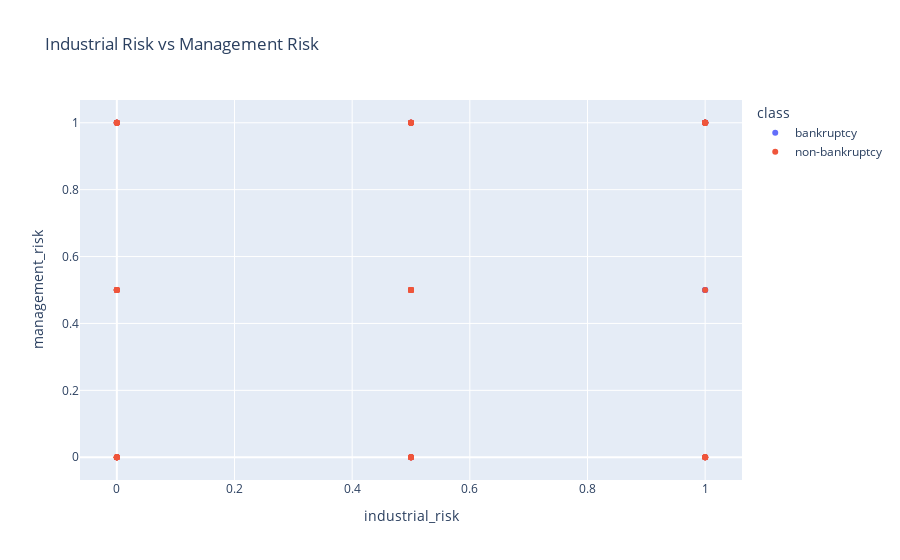

The notebook cell saved with this chart:
### Code cell
# Chart 1: Scatter plot of industrial_risk vs management_risk
fig1 = px.scatter(data, x='industrial_risk', y='management_risk', color='class',title="Industrial Risk vs Management Risk")
fig1.show()

### Figure 1 — Plotly figure (JSON) as saved in the notebook; plotly's stock layout.template omitted (floating-point values rounded to 4 significant figures)
{"data": [{"hovertemplate": "class=bankruptcy<br>industrial_risk=%{x}<br>management_risk=%{y}<extra></extra>", "legendgroup": "bankruptcy", "marker": {"color": "#636efa", "symbol": "circle"}, "mode": "markers", "name": "bankruptcy", "orientation": "v", "showlegend": true, "type": "scatter", "x": [0.5, 0, 1, 0.5, 1, 1, 1, 1, 1, 1, 1, 0.5, 0, 0.5, 0, 0, 0, 1, 0.5, 0, 0.5, 1, 1, 1, 1], "xaxis": "x", "y": [1, 1, 0, 0, 1, 1, 1, 1, 1, 1, 1, 1, 1, 0.5, 0.5, 1, 0.5, 0.5, 0.5, 0, 0, 0.5, 1, 1, 0.5], "yaxis": "y"}, {"hovertemplate": "class=non-bankruptcy<br>industrial_risk=%{x}<br>management_risk=%{y}<extra></extra>", "legendgroup": "non-bankruptcy", "marker": {"color": "#EF553B", "symbol": "circle"}, "mode": "markers", "name": "non-bankruptcy", "orientation": "v", "showlegend": true, "type": "scatter", "x": [0, 1, 0.5, 0, 1, 0.5, 0, 0, 0, 0, 0, 0, 1, 1, 1, 1, 1, 1, 0.5, 0.5, 0.5, 0.5, 0.5, 0.5, 0, 1, 0, 0, 1, 0, 1, 0, 1, 1, 0, 1, 0.5, 0.5, 0.5, 0.5, 1, 0.5, 0.5, 1, 1, 0, 0.5, 0.5, 0.5, 0, 0.5, 0.5, 0.5, 0.5, 0.5, 0.5, 0.5, 1, 1, 0.5, 0, 0.5, 0, 0, 0, 0, 0, 0, 0, 0.5, 0, 0.5, 0.5, 0, 0, 0, 0.5, 0], "xaxis": "x", "y": [0, 1, 0.5, 0, 1, 0.5, 0, 0, 0, 0, 0, 0, 1, 1, 1, 1, 1, 1, 0.5, 0.5, 0.5, 0.5, 0.5, 0.5, 1, 0, 1, 1, 0, 1, 1, 1, 0, 0, 1, 0, 1, 0, 0.5, 0.5, 0.5, 1, 0, 1, 1, 0.5, 0, 1, 0, 0.5, 1, 1, 1, 0.5, 0.5, 0, 0, 0, 1, 0.5, 0.5, 1, 1, 0.5, 0.5, 0, 0.5, 0.5, 0, 0.5, 0, 0, 0, 0.5, 0.5, 0.5, 1, 1], "yaxis": "y"}], "layout": {"legend": {"title": {"text": "class"}, "tracegroupgap": 0}, "title": {"text": "Industrial Risk vs Management Risk"}, "xaxis": {"anchor": "y", "domain": [0, 1], "title": {"text": "industrial_risk"}}, "yaxis": {"anchor": "x", "domain": [0, 1], "title": {"text": "management_risk"}}}}
